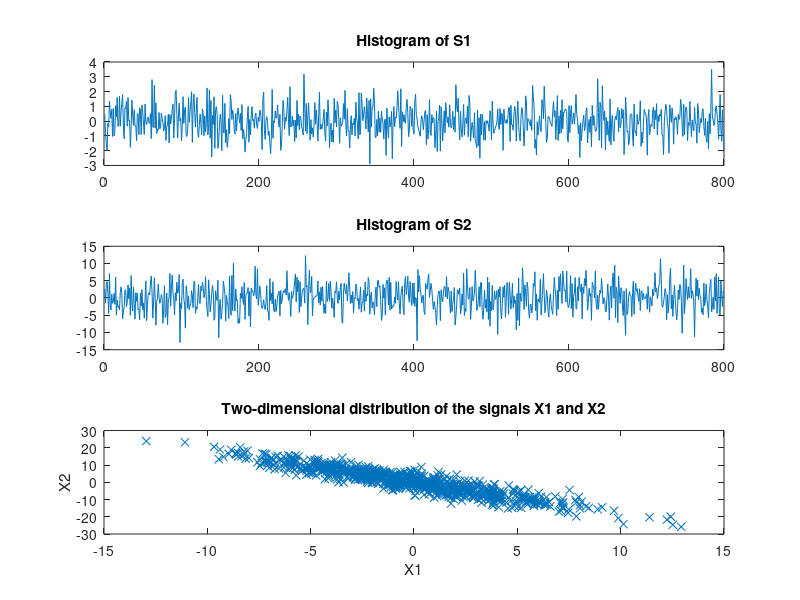

Recreate this plot in MATLAB.
%%%%%%%%%%%%%%%%%%%%%%%%%%%%%%%%%%%%%%%%%%%%%%%%%%%
%Assignment C part 1
%%%%%%%%%%%%%%%%%%%%%%%%%%%%%%%%%%%%%%%%%%%%%%%%%%%
clear

eta = 0.1;
n= 800;  %number of elements

%Initialize the weights with random values
W = 0.1*rand(n);

%Mixing matrix
A = ([1 -1; 1 2]);

%Variance for the sources
Svar1 =1;
Svar2 =4;

%Generate the sources
S = double(zeros(2,n));
S(1,:) = normrnd(0,Svar1,n,1);
S(2,:) = normrnd(0,Svar2,n,1);

%Observation vector X = Source * mixer matrix
X = A*S;
 
%%%%%%%%%%%%%%%%%%%%%%%%%%%%%%%%%%%%%%%%%%%%%%%%
%Plots
%%%%%%%%%%%%%%%%%%%%%%%%%%%%%%%%%%%%%%%%%%%%%%%%
%Plot Histogram of S1
subplot(3,1,1)
plot(S(1,:))
%axis([-15 15 0 250])    %[xmin xmax ymin ymax]
title('Histogram of S1')
drawnow

%Plot Histogram of S2
subplot(3,1,2)
plot(S(2,:))
%axis([-15 15 0 250])    %[xmin xmax ymin ymax]
title('Histogram of S2');
drawnow

%Plot X1,X2
subplot(3,1,3)
plot(X(1,:),X(2,:),'x');
title('Two-dimensional distribution of the signals X1 and X2');
xlabel('X1');
ylabel('X2');
drawnow

I = double(zeros(n));

%%%%%%%%%%%%%%%%%%%%%%%
%Training
%P(x) = 1 / (sqrt(2*pi*variance)) * exp (- ((x - miu)^2)/(2*variance^2));

% %Py(Y) = Px(X) / det(W);
% Py_Y = Px(X) / det(W);
%While Py(y) <= [||]i_to_n Py_i(Py_i)


% Y_transpose = X' * W';
% Y = Y_tranpose';
% fy = Y^3;
% 
% %Missing value for I
% deltaW = eta * (I - fy*Y_transpose)* W;
% W = W + deltaW;



